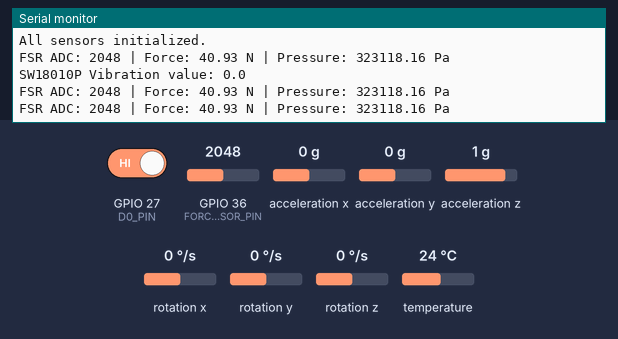
Recording of a sketch running on a simulated ESP32. On the bench: the last lines printed to the serial monitor. The inputs (shaded band) are chosen by the test bench; at power-on: acceleration x 0 g, GPIO 36 (FORCE_SENSOR_PIN) = 2048, GPIO 27 (D0_PIN) HIGH, acceleration y 0 g, acceleration z 1 g, rotation x 0 °/s, rotation y 0 °/s, rotation z 0 °/s, temperature 24 °C. WiFi joins after 1.5 s; servers stay silent unless stated; uploads are accepted with an empty reply.

Above: at 2.8 s.
2.9 s: acceleration x set to -1.4 g
At 4.12 s:
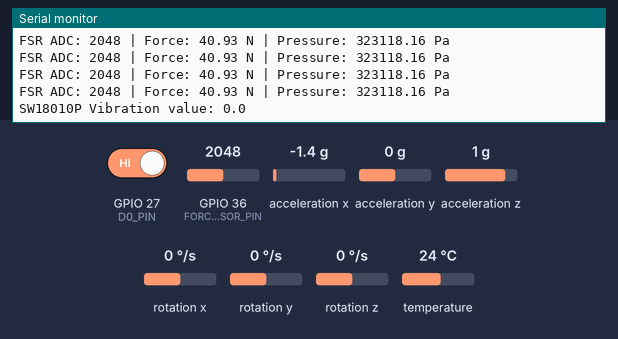
5.9 s: GPIO 36 (FORCE_SENSOR_PIN) set to 1960
At 6.53 s:
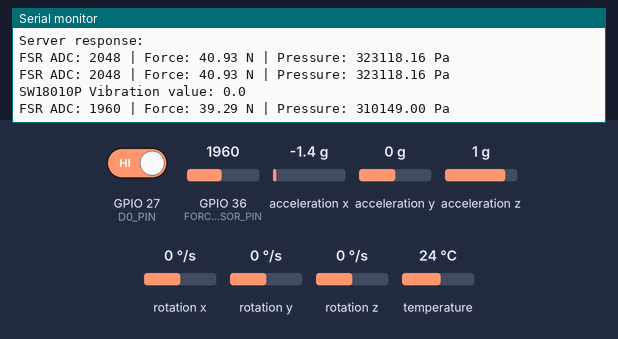
7.4 s: GPIO 27 (D0_PIN) driven LOW
At 8.17 s:
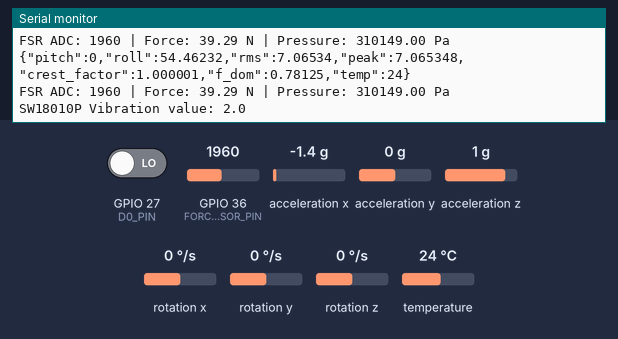
8.9 s: acceleration y set to -1.4 g
At 9.53 s:
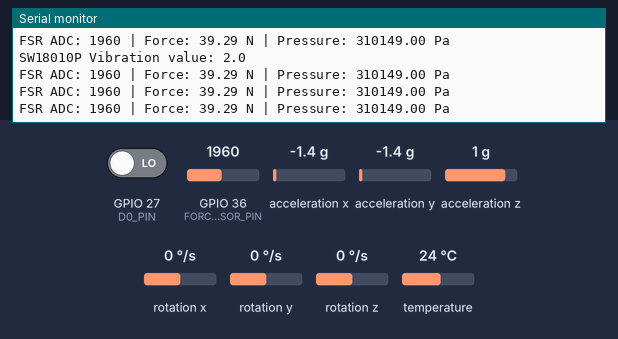
10.4 s: acceleration z set to -1.4 g
At 10.52 s:
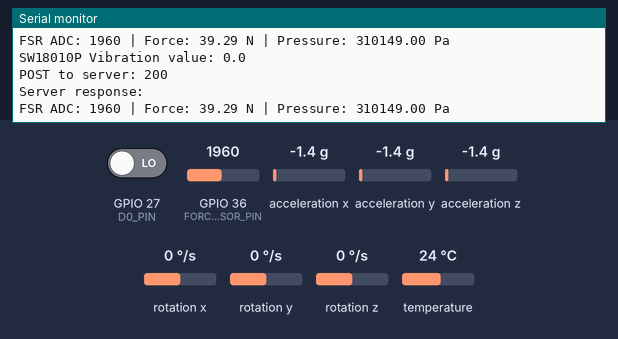
11.9 s: GPIO 36 (FORCE_SENSOR_PIN) set to 2040
At 12.54 s:
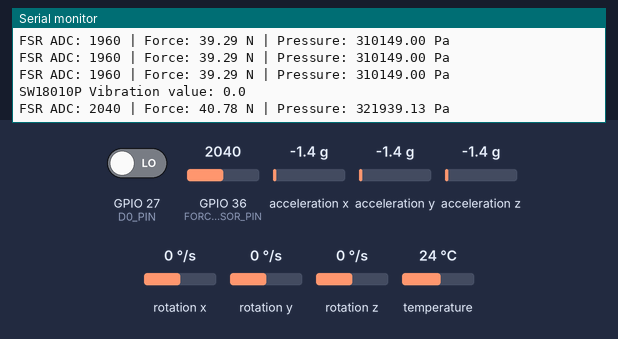
Timing chart, 0 to 14.4 s (numbered marks = the images above; inputs shaded):
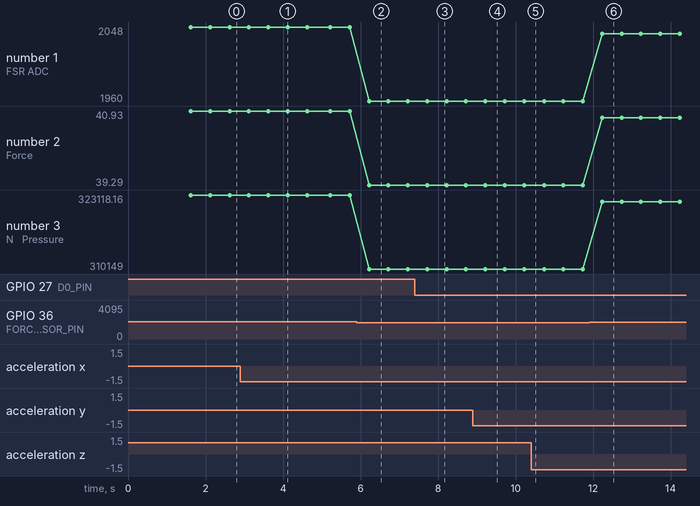

The sketch:

esp.ino
```cpp
#include <Wire.h>
#include <Adafruit_MPU6050.h>
#include <Adafruit_Sensor.h>
#include <ArduinoJson.h>
#include <math.h>
#include <arduinoFFT.h>
#include <WiFi.h>
#include <HTTPClient.h>

// ========== WiFi credentials ==========
const char* ssid = "Cherrinet-2.4G";
const char* password = "9940458344";
const char* serverUrl = "https://structure-monitor-server-xpyz.onrender.com/api/sensor-data";

// ========== MPU6050 + FFT Variables ==========
Adafruit_MPU6050 mpu;
#define SAMPLE_RATE     100
#define WINDOW_SIZE     256
#define FREQ_MIN        1.0f
#define FREQ_MAX        40.0f
float amag_buffer[WINDOW_SIZE];
unsigned int sample_count = 0;
ArduinoFFT<double> FFT;
unsigned long lastMPUCall = 0;

// ========== SW-18010P vibration ==========
const int D0_PIN = 27;
volatile unsigned long hitCount = 0;
unsigned long lastTimeVib = 0;
const unsigned long LOCKOUT_MS = 60;
volatile unsigned long lastISR = 0;
const int MAX_HITS_PER_SEC = 50;
float vibrationValue = 0;

// ========== FSR force/pressure ==========
#define FORCE_SENSOR_PIN 36
float adc0 = 16;    float force0 = 0.00;
float adc1 = 118;   float force1 = 4.90;
float adc2 = 381;   float force2 = 9.81;
const int SAMPLES = 8;
bool printInKg = false;
float sensorDiameter = 0.0127;
float sensorArea = 3.14159 * pow(sensorDiameter/2, 2);
unsigned long lastFSRRead = 0;

// ========== HTTP POST timer ==========
unsigned long lastServerPush = 0;
const unsigned long SERVER_PUSH_INTERVAL = 5000; // 5 seconds

// ========== Data Cache ==========
float lastPitch = 0, lastRoll = 0, lastRms = 0, lastPeak = 0, lastCrest = 0, lastFdom = 0, lastTemp = 0;
float lastSW18010P = 0;
int lastFSR_adc = 0;
float lastFSR_forceN = 0, lastFSR_pressure = 0;

// ========== Helper Structs & Functions ==========
struct CalPoint { float adc; float force; };
CalPoint P[3];
void sortByADC(CalPoint a[]) {
  if (a[0].adc > a[1].adc) { CalPoint t=a[0]; a[0]=a[1]; a[1]=t; }
  if (a[1].adc > a[2].adc) { CalPoint t=a[1]; a[1]=a[2]; a[2]=t; }
  if (a[0].adc > a[1].adc) { CalPoint t=a[0]; a[0]=a[1]; a[1]=t; }
}
float lerp(float x0, float y0, float x1, float y1, float x) {
  if (x1 == x0) return y0;
  return y0 + ( (x - x0) * (y1 - y0) / (x1 - x0) );
}
float mapADCtoForce(float adcVal) {
  CalPoint a[3] = { P[0], P[1], P[2] };
  sortByADC(a);
  if (adcVal <= a[0].adc) {
    return lerp(a[0].adc, a[0].force, a[1].adc, a[1].force, adcVal);
  }
  if (adcVal >= a[2].adc) {
    return lerp(a[1].adc, a[1].force, a[2].adc, a[2].force, adcVal);
  }
  if (adcVal <= a[1].adc) {
    return lerp(a[0].adc, a[0].force, a[1].adc, a[1].force, adcVal);
  } else {
    return lerp(a[1].adc, a[1].force, a[2].adc, a[2].force, adcVal);
  }
}
int readAveragedADC(int pin, int nsamples) {
  if (nsamples <= 1) return analogRead(pin);
  long sum = 0;
  for (int i = 0; i < nsamples; i++) {
    sum += analogRead(pin);
    delay(2);
  }
  return (int)(sum / nsamples);
}

void IRAM_ATTR onVibration() {
  unsigned long now = millis();
  if (now - lastISR > LOCKOUT_MS) {
    lastISR = now;
    hitCount++;
  }
}
float getDominantFrequency(float *data, int size, float fs, float fmin, float fmax) {
  static double vReal[WINDOW_SIZE];
  static double vImag[WINDOW_SIZE];
  for (int i = 0; i < size; i++) {
    vReal[i] = (double)data[i];
    vImag[i] = 0.0;
  }
  FFT.windowing(vReal, size, FFT_WIN_TYP_HAMMING, FFT_FORWARD);
  FFT.compute(vReal, vImag, size, FFT_FORWARD);
  FFT.complexToMagnitude(vReal, vImag, size);
  float bin_width = fs / size;
  int idx_min = (int)(fmin / bin_width);
  int idx_max = (int)(fmax / bin_width);
  if (idx_min < 1) idx_min = 1;
  if (idx_max > size / 2) idx_max = size / 2;
  int peak_index = idx_min;
  double peak_value = 0;
  for (int i = idx_min; i <= idx_max; i++) {
    if (vReal[i] > peak_value) {
      peak_value = vReal[i];
      peak_index = i;
    }
  }
  return peak_index * bin_width;
}

// ========== SEND TO SERVER FUNCTION ==========
void sendToServer() {
  if (WiFi.status() != WL_CONNECTED) {
    Serial.println("WiFi not connected. Skipping server push.");
    return;
  }

  HTTPClient http;
  http.begin(serverUrl);
  http.addHeader("Content-Type", "application/json");

  // Prepare JSON string
  String payload = "{";
  payload += "\"pitch\":" + String(lastPitch, 2) + ",";
  payload += "\"roll\":" + String(lastRoll, 2) + ",";
  payload += "\"rms\":" + String(lastRms, 3) + ",";
  payload += "\"peak\":" + String(lastPeak, 3) + ",";
  payload += "\"crest_factor\":" + String(lastCrest, 3) + ",";
  payload += "\"f_dom\":" + String(lastFdom, 3) + ",";
  payload += "\"temp\":" + String(lastTemp, 2) + ",";
  payload += "\"sw18010p\":" + String(lastSW18010P, 1) + ",";
  payload += "\"fsr_adc\":" + String(lastFSR_adc) + ",";
  payload += "\"fsr_force_N\":" + String(lastFSR_forceN, 2) + ",";
  payload += "\"fsr_pressure_Pa\":" + String(lastFSR_pressure, 2);
  payload += "}";

  int httpCode = http.POST(payload);
  Serial.print("POST to server: ");
  Serial.println(httpCode);
  if (httpCode > 0) {
    String response = http.getString();
    Serial.println("Server response: " + response);
  }
  http.end();
}

// ========== SETUP ==========
void setup() {
  Serial.begin(115200);

  // Connect to WiFi
  Serial.printf("Connecting to WiFi: %s\n", ssid);
  WiFi.begin(ssid, password);
  while (WiFi.status() != WL_CONNECTED) {
    delay(500);
    Serial.print(".");
  }
  Serial.println("\nConnected. IP address: ");
  Serial.println(WiFi.localIP());

  // MPU6050
  Wire.begin(21, 22);
  if (!mpu.begin()) {
    Serial.println("Failed to find MPU6050");
    while (1) delay(10);
  }
  mpu.setAccelerometerRange(MPU6050_RANGE_4_G);
  mpu.setGyroRange(MPU6050_RANGE_500_DEG);
  mpu.setFilterBandwidth(MPU6050_BAND_21_HZ);
  delay(100);

  // Vibration module
  pinMode(D0_PIN, INPUT);
  attachInterrupt(digitalPinToInterrupt(D0_PIN), onVibration, FALLING);

  // FSR setup
  analogSetAttenuation(ADC_11db);
  P[0] = { adc0, force0 };
  P[1] = { adc1, force1 };
  P[2] = { adc2, force2 };

  Serial.println("All sensors initialized.");
}

// ========== LOOP ==========
void loop() {
  unsigned long now = millis();

  // ========== MPU6050 FFT ==========
  if (now - lastMPUCall > (1000 / SAMPLE_RATE)) {
    sensors_event_t a, g, temp;
    mpu.getEvent(&a, &g, &temp);
    float pitch = atan2(a.acceleration.y,
                        sqrt(a.acceleration.x * a.acceleration.x +
                             a.acceleration.z * a.acceleration.z)) * 180.0 / M_PI;
    float roll = atan2(-a.acceleration.x, a.acceleration.z) * 180.0 / M_PI;
    float amag = sqrt(a.acceleration.x * a.acceleration.x +
                      a.acceleration.y * a.acceleration.y +
                      a.acceleration.z * a.acceleration.z) - 9.80665;
    amag_buffer[sample_count++] = amag;

    if (sample_count >= WINDOW_SIZE) {
      float sum_sq = 0, peak = 0;
      for (int i = 0; i < WINDOW_SIZE; i++) {
        float v = amag_buffer[i];
        sum_sq += v * v;
        if (fabs(v) > peak) peak = fabs(v);
      }
      float rms = sqrt(sum_sq / WINDOW_SIZE);
      float crest = (rms > 0) ? (peak / rms) : 0;
      float dominant_freq = getDominantFrequency(amag_buffer, WINDOW_SIZE, SAMPLE_RATE, FREQ_MIN, FREQ_MAX);

      StaticJsonDocument<256> doc;
      doc["pitch"] = pitch;
      doc["roll"] = roll;
      doc["rms"] = rms;
      doc["peak"] = peak;
      doc["crest_factor"] = crest;
      doc["f_dom"] = dominant_freq;
      doc["temp"] = temp.temperature;
      serializeJson(doc, Serial);
      Serial.println();

      // Save for posting
      lastPitch = pitch;
      lastRoll = roll;
      lastRms = rms;
      lastPeak = peak;
      lastCrest = crest;
      lastFdom = dominant_freq;
      lastTemp = temp.temperature;

      sample_count = 0;
    }
    lastMPUCall = now;
  }

  // ========== SW-18010P Vibration ==========
  if (now - lastTimeVib >= 2000) {
    lastTimeVib = now;
    noInterrupts();
    unsigned long hits = hitCount;
    hitCount = 0;
    interrupts();
    vibrationValue = (hits * 100.0) / MAX_HITS_PER_SEC;
    if (vibrationValue > 100) vibrationValue = 100;
    Serial.print("SW18010P Vibration value: ");
    Serial.println(vibrationValue, 1);
    lastSW18010P = vibrationValue;
  }

  // ========== FSR Sensor ==========
  if (now - lastFSRRead >= 500) {
    lastFSRRead = now;
    int adcRaw = readAveragedADC(FORCE_SENSOR_PIN, SAMPLES);
    float forceN = 0;
    float pressure = 0;
    if (adcRaw >= 10) {
      forceN = mapADCtoForce((float)adcRaw);
      if (sensorArea > 0)
        pressure = forceN / sensorArea;
    }
    Serial.print("FSR ADC: ");
    Serial.print(adcRaw);
    Serial.print(" | Force: ");
    if (printInKg) {
      float massKg = forceN / 9.81;
      Serial.print(massKg, 2);
      Serial.print(" kg");
    } else {
      Serial.print(forceN, 2);
      Serial.print(" N");
    }
    Serial.print(" | Pressure: ");
    Serial.print(pressure, 2);
    Serial.println(" Pa");
    lastFSR_adc = adcRaw;
    lastFSR_forceN = forceN;
    lastFSR_pressure = pressure;
  }

  // ========== Send to Server ==========
  if (now - lastServerPush > SERVER_PUSH_INTERVAL) {
    sendToServer();
    lastServerPush = now;
  }
}
```

Measured:
- after the input at 5.9 s, the serial monitor: prints a new line after 0.32 s (image 2)
- after the input at 7.4 s, the serial monitor: prints a new line after 0.60 s (image 3)
- after the input at 11.9 s, the serial monitor: prints a new line after 0.34 s (image 6)
- plotted number 1: 2048 → 1960 after the input at 5.9 s, 1960 → 2040 after the input at 11.9 s
- plotted number 2: 40.93 → 39.29 after the input at 5.9 s, 39.29 → 40.78 after the input at 11.9 s
- plotted number 3: 323118.16 → 310149 after the input at 5.9 s, 310149 → 321939.13 after the input at 11.9 s
